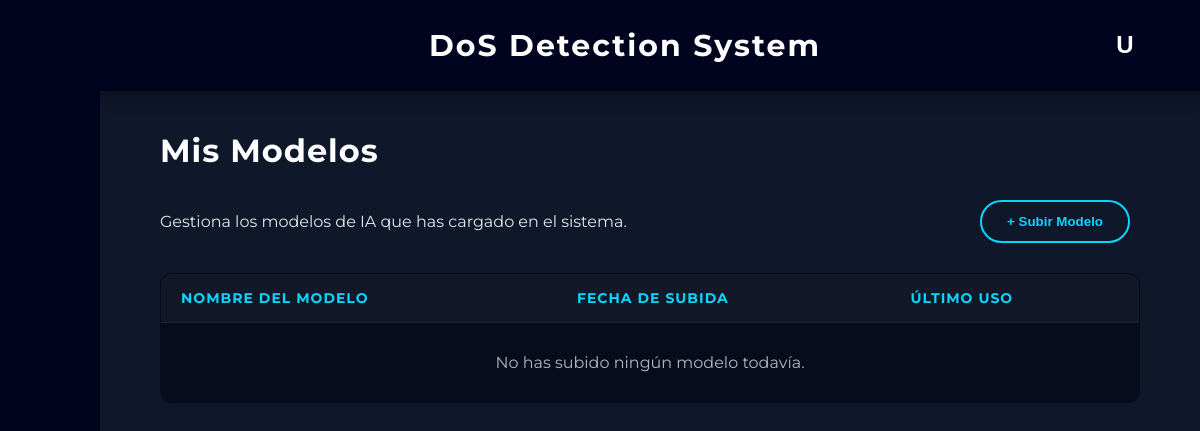
The page /modelos (signed in) on the database as committed earlier.
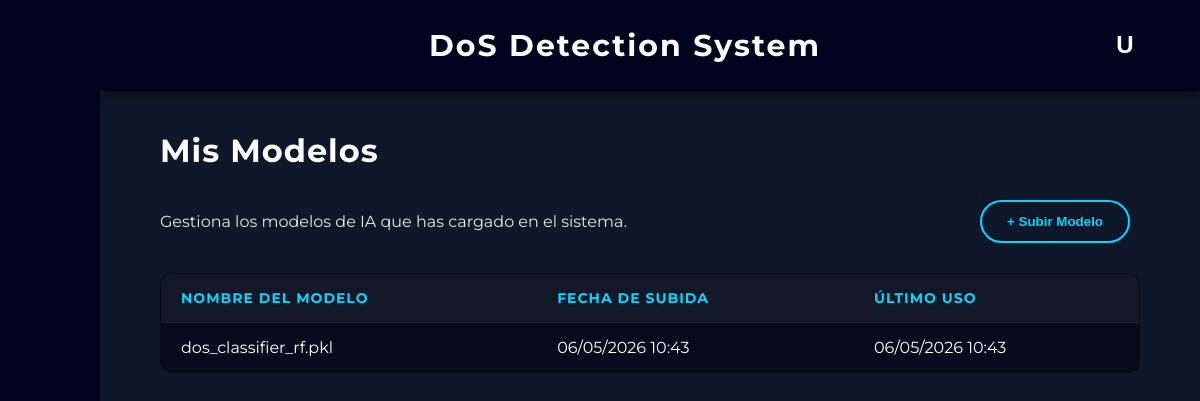
The same page on the database as committed later.
### app/models.py (models this page shows)
class Modelo(db.Model):
    __tablename__ = 'modelos'
    id = db.Column(db.Integer, primary_key=True)
    nombre = db.Column(db.String(150), nullable=False)
    ruta_archivo = db.Column(db.String(255), nullable=False)
    usuario_id = db.Column(db.Integer, db.ForeignKey('usuarios.id'), nullable=False)
    fecha_subida = db.Column(db.DateTime, default=datetime.utcnow())
    fecha_ultimo_uso = db.Column(db.DateTime, default=datetime.utcnow())
    usuario = db.relationship('User', backref=db.backref('modelos', lazy=True))

### app/routes/pages/modelos.py (the view)
@modelos_bp.route("/modelos", methods=["GET"])
def index():
    if session.get('guest'):
        datos_invitado = session.get('guest_models', [])
        modelos = [ModeloInvitado(m['nombre'], m['fecha_subida']) for m in datos_invitado]
    else:
        user_id = session.get('user_id')
        if not user_id:
            return redirect(url_for('auth.login'))
        modelos = Modelo.query.filter_by(usuario_id=user_id).order_by(Modelo.fecha_subida.desc()).all()
    return render_template("modelos.html", modelos=modelos)

### app/templates/modelos.html (shortened to what this page needs)
{% extends "base.html" %}
{% block content %}
<div style="padding: 40px 60px;">
    <h2 style="color: white; margin-bottom: 30px; font-size: 32px; letter-spacing: 1px;">Mis Modelos</h2>
    <div class="table-header">
        <p>Gestiona los modelos de IA que has cargado en el sistema.</p>
        <button class="action-btn" onclick="openModal()">+ Subir Modelo</button>
    </div>
    <table class="glass-table">
        <thead>
            <tr>
                <th>Nombre del Modelo</th>
                <th>Fecha de Subida</th>
                <th>Último Uso</th>
            </tr>
        </thead>
        <tbody>
            {% for modelo in modelos %}
            <tr>
                <td>{{ modelo.nombre }}</td>
                <td>{{ modelo.fecha_subida.strftime('%d/%m/%Y %H:%M') }}</td>
                <td>{{ modelo.fecha_ultimo_uso.strftime('%d/%m/%Y %H:%M') }}</td>
            </tr>
            {% else %}
            <tr>
                <td colspan="3" style="text-align: center; padding: 30px; opacity: 0.7;">No has subido ningún modelo todavía.</td>
            </tr>
            {% endfor %}
        </tbody>
    </table>
</div>
{% endblock %}

### app/templates/base.html (shortened to what this page needs)
<!DOCTYPE html>
<html lang="en">
<head>
    <link rel='stylesheet' href='https://cdn-uicons.flaticon.com/2.2.0/uicons-regular-rounded/css/uicons-regular-rounded.css'>
    <link rel='stylesheet' href='https://cdn-uicons.flaticon.com/2.2.0/uicons-thin-rounded/css/uicons-thin-rounded.css'>
    <link rel="stylesheet" href="{{ url_for('static', filename='css/style.css') }}">
</head>
<body class="body-home">
    {% if request.endpoint not in ['main.index', 'auth.login', 'auth.register'] %}
        <div class="app-layout">
            <aside class="sidebar" id="appSidebar">
                <div class="sidebar-top">
                    <button class="side-btn hamburger" onclick="toggleSidebar()">
                    </button>
                </div>
                <div class="sidebar-middle">
                    <button class="side-btn" onclick="location.href='/dispositivos'" title="Dispositivos">
                    </button>
                    <button class="side-btn" onclick="location.href='/modelos'" title="Modelos">
                    </button>
                    <button class="side-btn" onclick="location.href='/evaluacion'" title="Evaluación">
                    </button>
                </div>
            </aside>
            <main class="main-content">
                <header class="app-header">
                    <div class="app-title">
                        <h2>DoS Detection System</h2>
                    </div>
                    <div class="user-menu-container">
                        <button class="user-btn" onclick="toggleDropdown()">
                            {% if session.get('guest') %}
                                I
                            {% elif session.get('username') %}
                                {{ session.get('username')[0] | upper }}
                            {% else %}
                                U
                            {% endif %}
                        </button>
                    </div>
                </header>
                <div style="height: calc(100vh - 90px); overflow-y: auto;">
    {% else %}
        <div class="{% block container_class %}container{% endblock %}">
    {% endif %}
        {% block content %}{% endblock %}
    {% if request.endpoint not in ['main.index', 'auth.login', 'auth.register'] %}
                </div>
            </main>
        </div>
    {% else %}
        </div>
    {% endif %}
</body>
</html>

### app/static/css/style.css (style rules this page uses)
* { margin: 0; padding: 0; box-sizing: border-box; }
body { font-family: 'Montserrat', "Segoe UI", Tahoma, sans-serif; background-color: #0f172a; color: #e5e7eb; }
button { background-color: #013d76; color: white; border: none; padding: 10px 15px; border-radius: 8px; cursor: pointer; margin-right: 10px; font-weight: bold; }
header { background-color: #020617; padding: 15px; text-align: center; border-bottom: 1px solid #1f2937; }
.body-home { background-image: url('../img/fondo.png'); background-size: cover; background-position: center; background-repeat: no-repeat; background-attachment: fixed; margin: 0; height: 100vh; }
.app-layout { display: flex; height: 100vh; width: 100%; }
.main-content { flex-grow: 1; display: flex; flex-direction: column; padding: 0; }
.sidebar { width: 100px; background-color: #00041f; border-radius: 0; display: flex; flex-direction: column; align-items: flex-start; justify-content: space-between; padding: 40px 0 40px 22.5px; z-index: 10; transition: width 0.3s ease; }
.sidebar-middle { display: flex; flex-direction: column; gap: 25px; }
.side-btn { width: 55px; height: 55px; border: none; background-color: transparent; color: white; font-size: 22px; font-weight: bold; cursor: pointer; display: flex; align-items: center; justify-content: flex-start; padding-left: 15px; transition: width 0.3s ease, transform 0.2s, color 0.2s; box-shadow: none; overflow: hidden; white-space: nowrap; }
.side-btn.hamburger { font-size: 20px; font-weight: normal; }
.app-header { background-color: #00041f !important; border-bottom: 1px solid #000600 !important; display: flex; justify-content: space-between; align-items: center; padding: 20px 50px; box-shadow: 0 5px 15px rgba(0,0,0,0.4); z-index: 5; }
.app-title { flex-grow: 1; text-align: center; background: transparent !important; border: none !important; box-shadow: none !important; }
.app-title h2 { color: white; margin: 0; font-size: 30px; font-weight: 700; letter-spacing: 2px; text-shadow: none; }
.user-menu-container { position: relative; display: inline-block; }
.user-btn { width: 50px; height: 50px; background-color: transparent; border: none; color: white; font-size: 24px; font-weight: bold; margin-right: 0; cursor: pointer; display: flex; align-items: center; justify-content: center; transition: color 0.2s ease, transform 0.2s ease; }
.table-header { display: flex; justify-content: space-between; align-items: center; margin-bottom: 30px; color: #e5e7eb; }
.action-btn { background-color: transparent; color: #08d6fe; border: 2px solid #08d6fe; padding: 12px 25px; border-radius: 50px; font-weight: bold; cursor: pointer; transition: all 0.3s ease; }
.glass-table { width: 100%; border-collapse: collapse; background-color: rgba(2, 6, 23, 0.6); border: 1px solid rgba(255, 255, 255, 0.1); border-radius: 12px; overflow: hidden; color: white; }
.glass-table th, .glass-table td { padding: 15px 20px; text-align: left; border-bottom: 1px solid rgba(255, 255, 255, 0.05); }
.glass-table th { background-color: rgba(255, 255, 255, 0.05); font-weight: bold; color: #08d6fe; text-transform: uppercase; font-size: 14px; letter-spacing: 1px; }

Rows that differ between the two databases and show on the page:
added Modelo: nombre "dos_classifier_rf.pkl", fecha_subida "06/05/2026 10:43", fecha_ultimo_uso "06/05/2026 10:43"
Other text that changed with them:
text no longer shown: "No has subido ningún modelo todavía."
